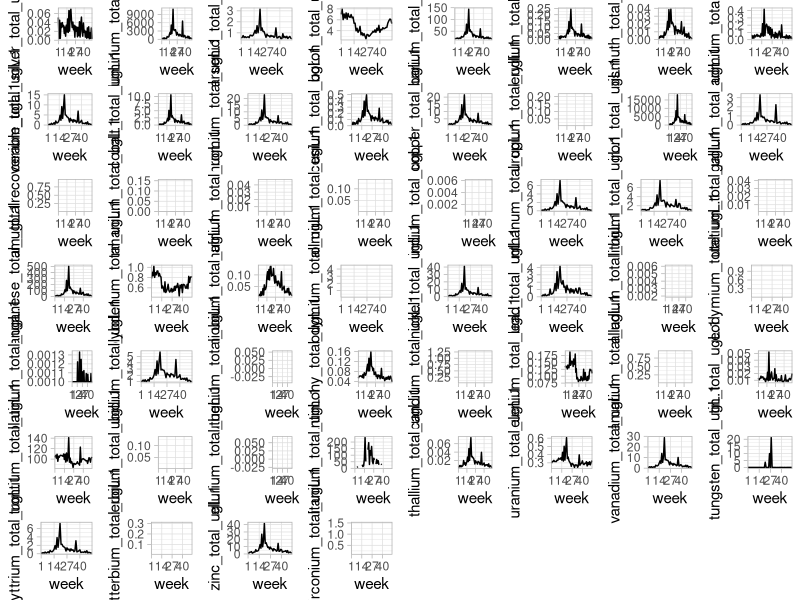
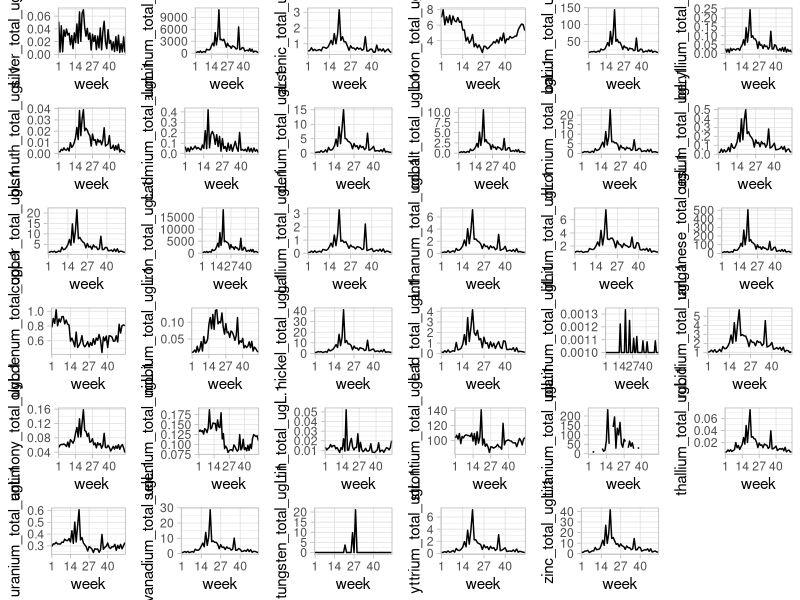
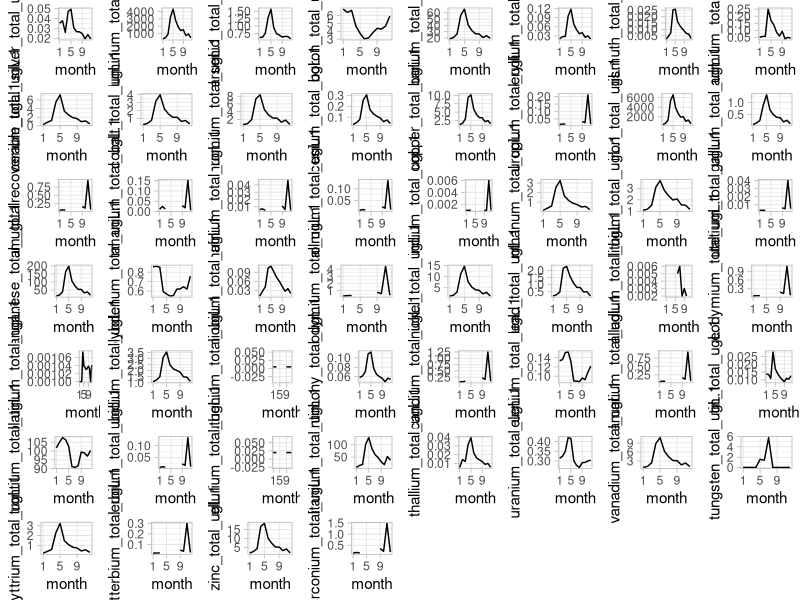
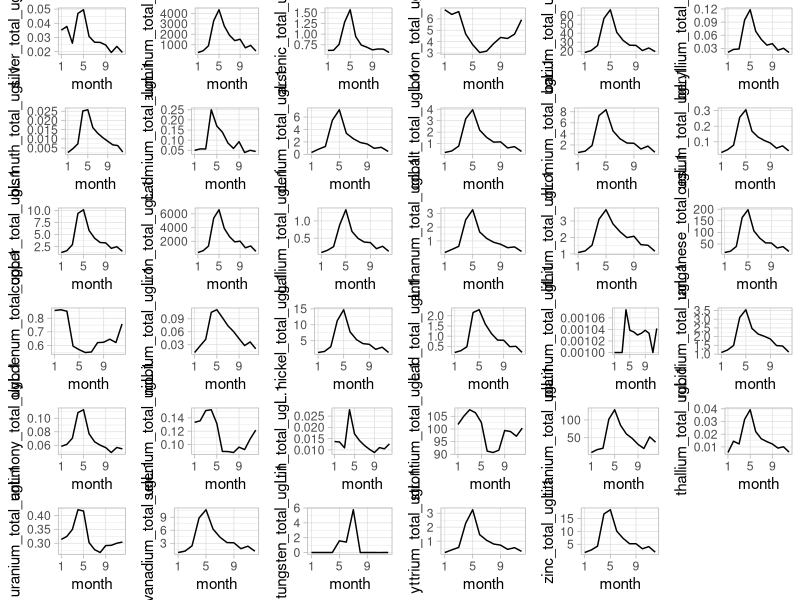

These charts were generated, in order, by the following R code:
library(tidyverse)
library(dplyr)
library(ggpubr)

##Loading datasheets

metals1 <- read.csv("metals1.csv") %>%
  rename("sample_time" = 1)

metals2 <- read.csv("metals2.csv")%>%
  rename("sample_time" = 1,
         "sample_number" = 2,
         "sample_type" = 3)
metals3 <- read.csv("metals3.csv") %>%
  rename("sample_time" = 1,
         "sample_number" = 2,
         "sample_type" = 3)
metals4 <- read.csv("metals4.csv") %>%
  rename("sample_time" = 1,
         "sample_number" = 2,
         "sample_type" = 3)
metals5 <- read.csv("metals5.csv") %>%
  rename("sample_time" = 1,
         "sample_number" = 2,
         "sample_type" = 3)
metals6 <- read.csv("metals6.csv") %>%
  rename("sample_time" = 1,
         "sample_number" = 2,
         "sample_type" = 3)

##Joining to one sheet

metals <- metals1 %>%
  full_join(metals2, 
             by = c("sample_time", "sample_number", "sample_type")) %>%
  full_join(metals3, 
             by = c("sample_time", "sample_number", "sample_type")) %>%
  full_join(metals4, 
             by = c("sample_time", "sample_number", "sample_type")) %>%
  full_join(metals5, 
             by = c("sample_time", "sample_number", "sample_type")) %>%
  full_join(metals6, 
             by = c("sample_time", "sample_number", "sample_type"))

##Removing an error variable
metals <- metals %>%
  filter(if_all(everything(), ~!grepl(-999999.000, .)))

##Adding week and month variable to metals df
metals <- metals %>%
  mutate(week = lubridate::isoweek(sample_time),
         month = lubridate::month(sample_time)) %>%
  relocate(c("week", "month"), .after = sample_time) %>%
  mutate(week = factor(week),
         month = factor(month))
  

##Creating mean dataframes for weeks and months
meanweeks <-
  metals %>%
  group_by(lubridate::isoweek(sample_time)) %>%
  summarize_at(vars(aluminum_total_ugL.1:zirconium_total_ugL.1),
               mean,
               na.rm=TRUE) %>%
  rename("week" = "lubridate::isoweek(sample_time)") %>%
  mutate(week = factor(week))

meanmonths <-
  metals %>%
  group_by(lubridate::month(sample_time)) %>%
  summarize_at(vars(aluminum_total_ugL.1:zirconium_total_ugL.1),
               mean,
               na.rm=TRUE) %>%
  rename("month" = "lubridate::month(sample_time)") %>%
  mutate(month = factor(month))


##Plotting all elements by week (average lines only for facetting)
weeklineplots <- function(y) {
  ggplot() +
    geom_line(data = meanweeks,
              aes(x = week,
                  y={{y}},
                  group = 1)) +
    scale_x_discrete(breaks=seq(1,52,13)) +
    theme_light()
}

Al_week_line <- weeklineplots(aluminum_total_ugL.1)
Sb_week_line <- weeklineplots(antimony_total_ugL.1)
As_week_line <- weeklineplots(arsenic_total_ugL.1)
Ba_week_line <- weeklineplots(barium_total_ugL.1)
Be_week_line <- weeklineplots(beryllium_total_ugL.1)
Bi_week_line <- weeklineplots(bismuth_total_ugL.1)
B_week_line <- weeklineplots(boron_total_ugL.1)
Cd_week_line <- weeklineplots(cadmium_total_ugL.1)
Ce_week_line <- weeklineplots(cerium_total_ugL.1)
Cs_week_line <- weeklineplots(cesium_total_ugL.1)
Cr_week_line <- weeklineplots(chromium_total_ugL.1)
Co_week_line <- weeklineplots(cobalt_total_ugL.1)
Cu_week_line <- weeklineplots(copper_total_ugL.1)
Eu_week_line <-weeklineplots(europium_total_ugL.1)
Gd_week_line <- weeklineplots(gadolinium_totalrecoverable_ugL.1)
Ga_week_line <- weeklineplots(gallium_total_ugL.1)
Ge_week_line <- weeklineplots(germanium_total_ugL.1)
Hf_week_line <- weeklineplots(hafnium_total_ugL.1)
Ho_week_line <- weeklineplots(holmium_total_ugL.1)
In_week_line <- weeklineplots(indium_total_ugL.1)
Fe_week_line <- weeklineplots(iron_total_ugL.1)
La_week_line <- weeklineplots(lanthanum_total_ugL.1)
Pb_week_line <- weeklineplots(lead_total_ugL.1)
Li_week_line <- weeklineplots(lithium_total_ugL.1)
Lu_week_line <- weeklineplots(lutetium_total_ugL.1)
Mn_week_line <- weeklineplots(manganese_total_ugL.1)
Mo_week_line <- weeklineplots(molybdenum_total_ugL.1)
Nd_week_line <- weeklineplots(neodymium_total_ugL.1)
Ni_week_line <- weeklineplots(nickel_total_ugL.1)
Nb_week_line <- weeklineplots(niobium_total_ugL.1)
Pd_week_line <- weeklineplots(palladium_total_ugL.1)
Pt_week_line <- weeklineplots(platinum_total_ugL.1)
Pr_week_line <- weeklineplots(praseodymium_total_ugL.1)
Rb_week_line <- weeklineplots(rubidium_total_ugL.1)
Ru_week_line <- weeklineplots(ruthenium_total_ugL.1)
Sm_week_line <- weeklineplots(samarium_total_ugL.1)
Sc_week_line <- weeklineplots(scandium_total_ugL.1)
Se_week_line <- weeklineplots(selenium_total_ugL.1)
Ag_week_line <- weeklineplots(silver_total_ugL.1)
Sr_week_line <- weeklineplots(strontium_total_ugL.1)
Te_week_line <- weeklineplots(tellurium_total_ugL.1)
Tb_week_line <- weeklineplots(terbium_total_ugL.1)
Tl_week_line <- weeklineplots(thallium_total_ugL.1)
Sn_week_line <- weeklineplots(tin_total_ugL.1)
Ti_week_line <- weeklineplots(titanium_total_ugL.1)
W_week_line <- weeklineplots(tungsten_total_ugL.1)
U_week_line <- weeklineplots(uranium_total_ugL.1)
V_week_line <- weeklineplots(vanadium_total_ugL.1)
Yb_week_line <- weeklineplots(ytterbium_total_ugL.1)
Y_week_line <- weeklineplots(yttrium_total_ugL.1)
Zn_week_line <- weeklineplots(zinc_total_ugL.1)
Zr_week_line <- weeklineplots(zirconium_total_ugL.1)

allmetals_week_line <-
ggarrange(Ag_week_line,
          Al_week_line,
          As_week_line,
          B_week_line,
          Ba_week_line,
          Be_week_line,
          Bi_week_line,
          Cd_week_line,
          Ce_week_line,
          Co_week_line,
          Cr_week_line,
          Cs_week_line,
          Cu_week_line,
          Eu_week_line,
          Fe_week_line,
          Ga_week_line,
          Gd_week_line,
          Ge_week_line,
          Hf_week_line,
          Ho_week_line,
          In_week_line,
          La_week_line,
          Li_week_line,
          Lu_week_line,
          Mn_week_line,
          Mo_week_line,
          Nb_week_line,
          Nd_week_line,
          Ni_week_line,
          Pb_week_line,
          Pd_week_line,
          Pr_week_line,
          Pt_week_line,
          Rb_week_line,
          Ru_week_line,
          Sb_week_line,
          Sc_week_line,
          Se_week_line,
          Sm_week_line,
          Sn_week_line,
          Sr_week_line,
          Tb_week_line,
          Te_week_line,
          Ti_week_line,
          Tl_week_line,
          U_week_line,
          V_week_line,
          W_week_line,
          Y_week_line,
          Yb_week_line,
          Zn_week_line,
          Zr_week_line,
          ncol = 8, nrow = 7)
          
print(allmetals_week_line) #There are a bunch without any data so making a version without those

metals_week_line <-
  ggarrange(Ag_week_line,
            Al_week_line,
            As_week_line,
            B_week_line,
            Ba_week_line,
            Be_week_line,
            Bi_week_line,
            Cd_week_line,
            Ce_week_line,
            Co_week_line,
            Cr_week_line,
            Cs_week_line,
            Cu_week_line,
            Fe_week_line,
            Ga_week_line,
            La_week_line,
            Li_week_line,
            Mn_week_line,
            Mo_week_line,
            Nb_week_line,
            Ni_week_line,
            Pb_week_line,
            Pt_week_line,
            Rb_week_line,
            Sb_week_line,
            Se_week_line,
            Sn_week_line,
            Sr_week_line,
            Ti_week_line,
            Tl_week_line,
            U_week_line,
            V_week_line,
            W_week_line,
            Y_week_line,
            Zn_week_line,
            ncol = 6, nrow = 6)

print(metals_week_line)

##Plotting all elements by month
monthlineplots <- function(y) {
  ggplot() +
    geom_line(data = meanmonths,
              aes(x = month,
                  y={{y}},
                  group = 1)) +
    scale_x_discrete(breaks=seq(1,12,4)) +
    theme_light()
}

Al_month_line <- monthlineplots(aluminum_total_ugL.1)
Sb_month_line <- monthlineplots(antimony_total_ugL.1)
As_month_line <- monthlineplots(arsenic_total_ugL.1)
Ba_month_line <- monthlineplots(barium_total_ugL.1)
Be_month_line <- monthlineplots(beryllium_total_ugL.1)
Bi_month_line <- monthlineplots(bismuth_total_ugL.1)
B_month_line <- monthlineplots(boron_total_ugL.1)
Cd_month_line <- monthlineplots(cadmium_total_ugL.1)
Ce_month_line <- monthlineplots(cerium_total_ugL.1)
Cs_month_line <- monthlineplots(cesium_total_ugL.1)
Cr_month_line <- monthlineplots(chromium_total_ugL.1)
Co_month_line <- monthlineplots(cobalt_total_ugL.1)
Cu_month_line <- monthlineplots(copper_total_ugL.1)
Eu_month_line <-monthlineplots(europium_total_ugL.1)
Gd_month_line <- monthlineplots(gadolinium_totalrecoverable_ugL.1)
Ga_month_line <- monthlineplots(gallium_total_ugL.1)
Ge_month_line <- monthlineplots(germanium_total_ugL.1)
Hf_month_line <- monthlineplots(hafnium_total_ugL.1)
Ho_month_line <- monthlineplots(holmium_total_ugL.1)
In_month_line <- monthlineplots(indium_total_ugL.1)
Fe_month_line <- monthlineplots(iron_total_ugL.1)
La_month_line <- monthlineplots(lanthanum_total_ugL.1)
Pb_month_line <- monthlineplots(lead_total_ugL.1)
Li_month_line <- monthlineplots(lithium_total_ugL.1)
Lu_month_line <- monthlineplots(lutetium_total_ugL.1)
Mn_month_line <- monthlineplots(manganese_total_ugL.1)
Mo_month_line <- monthlineplots(molybdenum_total_ugL.1)
Nd_month_line <- monthlineplots(neodymium_total_ugL.1)
Ni_month_line <- monthlineplots(nickel_total_ugL.1)
Nb_month_line <- monthlineplots(niobium_total_ugL.1)
Pd_month_line <- monthlineplots(palladium_total_ugL.1)
Pt_month_line <- monthlineplots(platinum_total_ugL.1)
Pr_month_line <- monthlineplots(praseodymium_total_ugL.1)
Rb_month_line <- monthlineplots(rubidium_total_ugL.1)
Ru_month_line <- monthlineplots(ruthenium_total_ugL.1)
Sm_month_line <- monthlineplots(samarium_total_ugL.1)
Sc_month_line <- monthlineplots(scandium_total_ugL.1)
Se_month_line <- monthlineplots(selenium_total_ugL.1)
Ag_month_line <- monthlineplots(silver_total_ugL.1)
Sr_month_line <- monthlineplots(strontium_total_ugL.1)
Te_month_line <- monthlineplots(tellurium_total_ugL.1)
Tb_month_line <- monthlineplots(terbium_total_ugL.1)
Tl_month_line <- monthlineplots(thallium_total_ugL.1)
Sn_month_line <- monthlineplots(tin_total_ugL.1)
Ti_month_line <- monthlineplots(titanium_total_ugL.1)
W_month_line <- monthlineplots(tungsten_total_ugL.1)
U_month_line <- monthlineplots(uranium_total_ugL.1)
V_month_line <- monthlineplots(vanadium_total_ugL.1)
Yb_month_line <- monthlineplots(ytterbium_total_ugL.1)
Y_month_line <- monthlineplots(yttrium_total_ugL.1)
Zn_month_line <- monthlineplots(zinc_total_ugL.1)
Zr_month_line <- monthlineplots(zirconium_total_ugL.1)

allmetals_month_line <-
  ggarrange(Ag_month_line,
            Al_month_line,
            As_month_line,
            B_month_line,
            Ba_month_line,
            Be_month_line,
            Bi_month_line,
            Cd_month_line,
            Ce_month_line,
            Co_month_line,
            Cr_month_line,
            Cs_month_line,
            Cu_month_line,
            Eu_month_line,
            Fe_month_line,
            Ga_month_line,
            Gd_month_line,
            Ge_month_line,
            Hf_month_line,
            Ho_month_line,
            In_month_line,
            La_month_line,
            Li_month_line,
            Lu_month_line,
            Mn_month_line,
            Mo_month_line,
            Nb_month_line,
            Nd_month_line,
            Ni_month_line,
            Pb_month_line,
            Pd_month_line,
            Pr_month_line,
            Pt_month_line,
            Rb_month_line,
            Ru_month_line,
            Sb_month_line,
            Sc_month_line,
            Se_month_line,
            Sm_month_line,
            Sn_month_line,
            Sr_month_line,
            Tb_month_line,
            Te_month_line,
            Ti_month_line,
            Tl_month_line,
            U_month_line,
            V_month_line,
            W_month_line,
            Y_month_line,
            Yb_month_line,
            Zn_month_line,
            Zr_month_line,
            ncol = 8, nrow = 7)

print(allmetals_month_line)

metals_month_line <-
  ggarrange(Ag_month_line,
            Al_month_line,
            As_month_line,
            B_month_line,
            Ba_month_line,
            Be_month_line,
            Bi_month_line,
            Cd_month_line,
            Ce_month_line,
            Co_month_line,
            Cr_month_line,
            Cs_month_line,
            Cu_month_line,
            Fe_month_line,
            Ga_month_line,
            La_month_line,
            Li_month_line,
            Mn_month_line,
            Mo_month_line,
            Nb_month_line,
            Ni_month_line,
            Pb_month_line,
            Pt_month_line,
            Rb_month_line,
            Sb_month_line,
            Se_month_line,
            Sn_month_line,
            Sr_month_line,
            Ti_month_line,
            Tl_month_line,
            U_month_line,
            V_month_line,
            W_month_line,
            Y_month_line,
            Zn_month_line,
            ncol = 6, nrow = 6)

print(metals_month_line)

##Plotting by individual element

weektimeseries <- function(y) {
  ggplot() +
    geom_point(data = metals,
               aes(x = week,
                   y= {{y}}),
               alpha = 1/5)+
    geom_line(data = meanweeks,
              aes(x = week,
                  y= {{y}},
                  group = 1)) +
    theme_light()
}

monthtimeseries <- function(y) {
  ggplot() +
    geom_point(data = metals,
               aes(x = month,
                   y= {{y}}),
               alpha = 1/5)+
    geom_line(data = meanmonths,
              aes(x = month,
                  y= {{y}},
                  group = 1)) +
    theme_light()
}

Al_week <- weektimeseries(aluminum_total_ugL.1)
Al_month <- monthtimeseries(aluminum_total_ugL.1)
